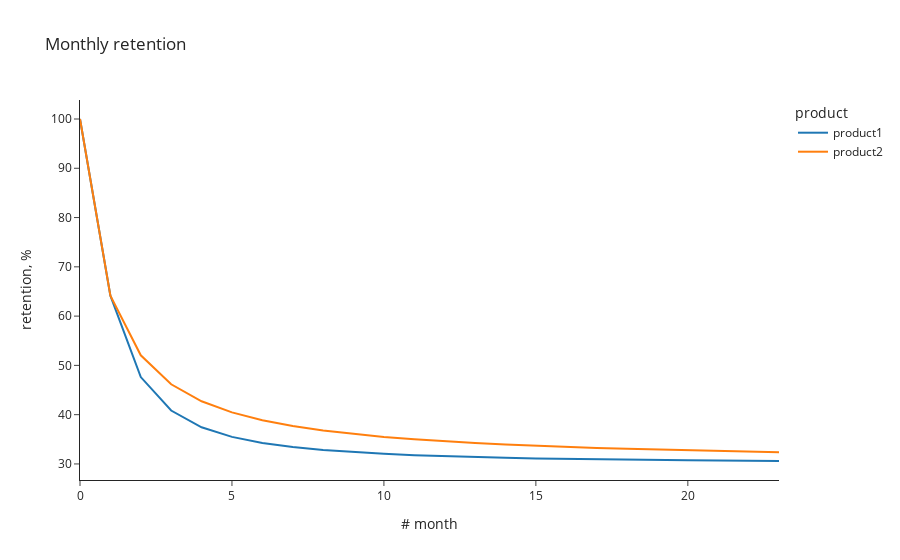

Here is the notebook cell this chart was saved with:
### Code cell
sample_df = pd.DataFrame()
sample_df['periods'] = range(24)

product_coefs = [
    (0.3, 1.5, 1.5),
    (0.3, 1.5, 1.05),
]

for i in range(len(product_coefs)):
    sample_df['product' + str(i + 1)] = sample_df.periods.map(
        lambda x: get_retention_same_event(product_coefs[i][0], product_coefs[i][1],
                                           product_coefs[i][2], x)
    )
    
sample_df = sample_df.set_index('periods')
px.line(sample_df.applymap(lambda x: None if x < 0.01 else 100*x).loc[0:],
       title = 'Monthly retention',
       labels = {'value': 'retention, %',
                'periods': '# month',
                'variable': 'product'})

### Figure 1 — Plotly figure (JSON) as saved in the notebook; plotly's stock layout.template omitted (floating-point values rounded to 4 significant figures)
{"data": [{"hovertemplate": "product=product1<br># month=%{x}<br>retention, %=%{y}<extra></extra>", "legendgroup": "product1", "line": {"color": "#1F77B4", "dash": "solid"}, "marker": {"symbol": "circle"}, "mode": "lines", "name": "product1", "orientation": "v", "showlegend": true, "type": "scatter", "x": [0, 1, 2, 3, 4, 5, 6, 7, 8, 9, 10, 11, 12, 13, 14, 15, 16, 17, 18, 19, 20, 21, 22, 23], "xaxis": "x", "y": [100, 64.15, 47.63, 40.84, 37.45, 35.49, 34.26, 33.42, 32.83, 32.39, 32.05, 31.78, 31.57, 31.39, 31.25, 31.13, 31.03, 30.94, 30.86, 30.8, 30.74, 30.69, 30.64, 30.6], "yaxis": "y"}, {"hovertemplate": "product=product2<br># month=%{x}<br>retention, %=%{y}<extra></extra>", "legendgroup": "product2", "line": {"color": "#FF7F0E", "dash": "solid"}, "marker": {"symbol": "circle"}, "mode": "lines", "name": "product2", "orientation": "v", "showlegend": true, "type": "scatter", "x": [0, 1, 2, 3, 4, 5, 6, 7, 8, 9, 10, 11, 12, 13, 14, 15, 16, 17, 18, 19, 20, 21, 22, 23], "xaxis": "x", "y": [100, 64.15, 52.05, 46.17, 42.72, 40.46, 38.87, 37.69, 36.78, 36.06, 35.48, 34.99, 34.59, 34.24, 33.94, 33.68, 33.45, 33.25, 33.06, 32.9, 32.76, 32.62, 32.5, 32.39], "yaxis": "y"}], "layout": {"autosize": true, "legend": {"title": {"text": "product"}, "tracegroupgap": 0}, "title": {"text": "Monthly retention"}, "xaxis": {"anchor": "y", "autorange": true, "domain": [0, 1], "range": [0, 23], "title": {"text": "# month"}, "type": "linear"}, "yaxis": {"anchor": "x", "autorange": true, "domain": [0, 1], "range": [26.74, 103.9], "title": {"text": "retention, %"}, "type": "linear"}}}
